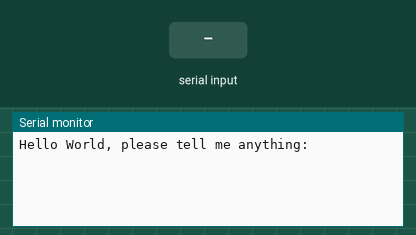
The sketch below on a simulated Arduino Uno, built with avr-gcc and run on an emulated ATmega328P. Shown: the last lines printed to the serial monitor. The inputs (shaded band) are chosen by the test bench.

Above: at 1.2 s.
1.3 s: "1" received over Serial
At 2.6 s:
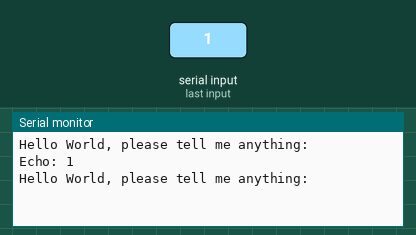
3.8 s: "0" received over Serial
At 5.2 s:
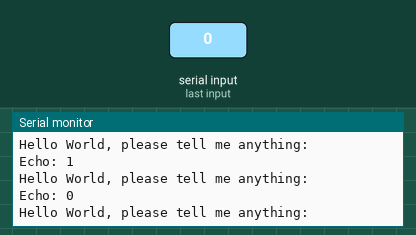
5.3 s: "2" received over Serial
At 6.9 s:
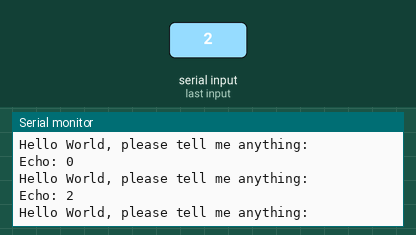

Measured:
- after the input at 1.3 s, the serial monitor: prints a new line after 1.0 s (image 1)
- after the input at 3.8 s, the serial monitor: prints a new line after 1.0 s (image 2)
- after the input at 5.3 s, the serial monitor: prints a new line after 1.0 s (image 3)

The sketch:

serial.ino
```cpp
// This code echos the serial input
void setup() {
  // initialize Serial port at 9600 bits per second
  Serial.begin(9600);
}

void loop()  {
  Serial.println("Hello World, please tell me anything:");
  // wait for input
  while ( Serial.available() == 0 ) {}
  String message = Serial.readString();
  message.trim();
  Serial.print("Echo: ");
  Serial.println(message);
} 
```
